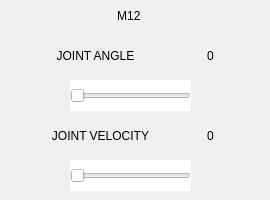
      <widget class="QWidget" name="M12Page">
       <widget class="QPushButton" name="M12AngleMinus">
        <property name="geometry">
         <rect>
          <x>20</x>
          <y>80</y>
          <width>41</width>
          <height>31</height>
         </rect>
        </property>
        <property name="styleSheet">
         <string notr="true">background-color: rgb(255, 255, 255);</string>
        </property>
        <property name="text">
         <string/>
        </property>
        <property name="icon">
         <iconset>
          <normaloff>C:/Users/asadr/Downloads/icons8-minus-50.png</normaloff>C:/Users/asadr/Downloads/icons8-minus-50.png</iconset>
        </property>
        <property name="iconSize">
         <size>
          <width>25</width>
          <height>28</height>
         </size>
        </property>
        <property name="flat">
         <bool>true</bool>
        </property>
       </widget>
       <widget class="QPushButton" name="M12AnglePlus">
        <property name="geometry">
         <rect>
          <x>200</x>
          <y>80</y>
          <width>41</width>
          <height>31</height>
         </rect>
        </property>
        <property name="styleSheet">
         <string notr="true">background-color: rgb(255, 255, 255);</string>
        </property>
        <property name="text">
         <string/>
        </property>
        <property name="icon">
         <iconset>
          <normaloff>C:/Users/asadr/Downloads/icons8-plus-50 (1).png</normaloff>C:/Users/asadr/Downloads/icons8-plus-50 (1).png</iconset>
        </property>
        <property name="iconSize">
         <size>
          <width>25</width>
          <height>28</height>
         </size>
        </property>
        <property name="flat">
         <bool>true</bool>
        </property>
       </widget>
       <widget class="QSlider" name="M12VelocitySlider">
        <property name="geometry">
         <rect>
          <x>70</x>
          <y>160</y>
          <width>121</width>
          <height>31</height>
         </rect>
        </property>
        <property name="styleSheet">
         <string notr="true">background-color: rgb(255, 255, 255);</string>
        </property>
        <property name="orientation">
         <enum>Qt::Horizontal</enum>
        </property>
       </widget>
       <widget class="QPushButton" name="pushButton_74">
        <property name="geometry">
         <rect>
          <x>30</x>
          <y>40</y>
          <width>121</width>
          <height>31</height>
         </rect>
        </property>
        <property name="styleSheet">
         <string notr="true">background-color: rgb(255, 255, 255);
font: 63 10pt &quot;Yu Gothic UI Semibold&quot;;</string>
        </property>
        <property name="text">
         <string>   JOINT ANGLE</string>
        </property>
        <property name="icon">
         <iconset>
          <normaloff>C:/Users/asadr/Downloads/icons8-data-setting-50 (1).png</normaloff>C:/Users/asadr/Downloads/icons8-data-setting-50 (1).png</iconset>
        </property>
        <property name="iconSize">
         <size>
          <width>20</width>
          <height>20</height>
         </size>
        </property>
        <property name="flat">
         <bool>true</bool>
        </property>
       </widget>
       <widget class="QPushButton" name="M12VelocityMinus">
        <property name="geometry">
         <rect>
          <x>20</x>
          <y>160</y>
          <width>41</width>
          <height>31</height>
         </rect>
        </property>
        <property name="styleSheet">
         <string notr="true">background-color: rgb(255, 255, 255);</string>
        </property>
        <property name="text">
         <string/>
        </property>
        <property name="icon">
         <iconset>
          <normaloff>C:/Users/asadr/Downloads/icons8-minus-50.png</normaloff>C:/Users/asadr/Downloads/icons8-minus-50.png</iconset>
        </property>
        <property name="iconSize">
         <size>
          <width>25</width>
          <height>28</height>
         </size>
        </property>
        <property name="flat">
         <bool>true</bool>
        </property>
       </widget>
       <widget class="QLabel" name="M12VelocityLabel">
        <property name="geometry">
         <rect>
          <x>180</x>
          <y>120</y>
          <width>61</width>
          <height>31</height>
         </rect>
        </property>
        <property name="styleSheet">
         <string notr="true">border-radius: 15px;
background-color: rgb(240, 240, 240);
font: 63 9pt &quot;Yu Gothic UI Semibold&quot;;</string>
        </property>
        <property name="text">
         <string>0</string>
        </property>
        <property name="alignment">
         <set>Qt::AlignCenter</set>
        </property>
       </widget>
       <widget class="QLabel" name="label_54">
        <property name="geometry">
         <rect>
          <x>0</x>
          <y>0</y>
          <width>261</width>
          <height>31</height>
         </rect>
        </property>
        <property name="styleSheet">
         <string notr="true">background-color: rgb(240, 240, 240);
border-radius: 15px;
font: 63 10pt &quot;Yu Gothic UI Semibold&quot;;</string>
        </property>
        <property name="text">
         <string>M12 </string>
        </property>
        <property name="alignment">
         <set>Qt::AlignCenter</set>
        </property>
       </widget>
       <widget class="QSlider" name="M12AngleSlider">
        <property name="geometry">
         <rect>
          <x>70</x>
          <y>80</y>
          <width>121</width>
          <height>31</height>
         </rect>
        </property>
        <property name="styleSheet">
         <string notr="true">background-color: rgb(255, 255, 255);</string>
        </property>
        <property name="orientation">
         <enum>Qt::Horizontal</enum>
        </property>
       </widget>
       <widget class="QPushButton" name="M12VelocityPlus">
        <property name="geometry">
         <rect>
          <x>200</x>
          <y>160</y>
          <width>41</width>
          <height>31</height>
         </rect>
        </property>
        <property name="styleSheet">
         <string notr="true">background-color: rgb(255, 255, 255);</string>
        </property>
        <property name="text">
         <string/>
        </property>
        <property name="icon">
         <iconset>
          <normaloff>C:/Users/asadr/Downloads/icons8-plus-50 (1).png</normaloff>C:/Users/asadr/Downloads/icons8-plus-50 (1).png</iconset>
        </property>
        <property name="iconSize">
         <size>
          <width>25</width>
          <height>28</height>
         </size>
        </property>
        <property name="flat">
         <bool>true</bool>
        </property>
       </widget>
       <widget class="QLabel" name="M12AngleLabel">
        <property name="geometry">
         <rect>
          <x>180</x>
          <y>40</y>
          <width>61</width>
          <height>31</height>
         </rect>
        </property>
        <property name="styleSheet">
         <string notr="true">border-radius: 15px;
background-color: rgb(240, 240, 240);
font: 63 9pt &quot;Yu Gothic UI Semibold&quot;;</string>
        </property>
        <property name="frameShape">
         <enum>QFrame::Box</enum>
        </property>
        <property name="text">
         <string>0</string>
        </property>
        <property name="alignment">
         <set>Qt::AlignCenter</set>
        </property>
       </widget>
       <widget class="QPushButton" name="pushButton_77">
        <property name="geometry">
         <rect>
          <x>20</x>
          <y>120</y>
          <width>151</width>
          <height>31</height>
         </rect>
        </property>
        <property name="styleSheet">
         <string notr="true">background-color: rgb(255, 255, 255);
font: 63 10pt &quot;Yu Gothic UI Semibold&quot;;</string>
        </property>
        <property name="text">
         <string>   JOINT VELOCITY</string>
        </property>
        <property name="icon">
         <iconset>
          <normaloff>C:/Users/asadr/Downloads/icons8-speedometer-64.png</normaloff>C:/Users/asadr/Downloads/icons8-speedometer-64.png</iconset>
        </property>
        <property name="iconSize">
         <size>
          <width>22</width>
          <height>22</height>
         </size>
        </property>
        <property name="flat">
         <bool>true</bool>
        </property>
       </widget>
      </widget>
